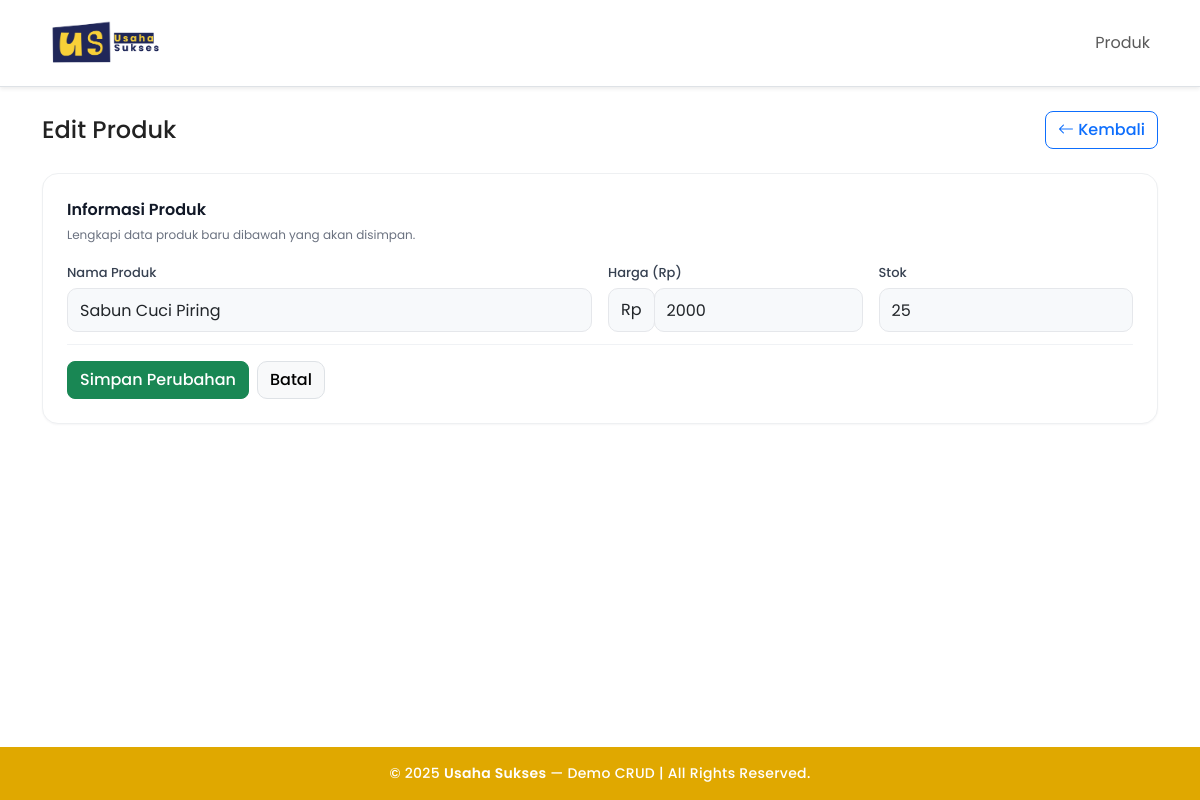
Page /index.php?page=products&action=edit&id=6 on the committed database.
### tables this page shows
CREATE TABLE `products` (
  `id` int(10) UNSIGNED NOT NULL,
  `name` varchar(120) NOT NULL,
  `price` int(10) UNSIGNED NOT NULL DEFAULT 0,
  `stock` int(11) NOT NULL DEFAULT 0,
  `created_at` timestamp NOT NULL DEFAULT current_timestamp()
);

### models/FunctionProduct.php (called while the page is built, shortened)
<?php
class FunctionProduct {
  private mysqli $db;
  public function __construct(mysqli $db) { $this->db = $db; }
  public function find(int $id): ?array {
    $stmt = $this->db->prepare("SELECT * FROM products WHERE id = ?");
    $stmt->bind_param('i', $id);
    $stmt->execute();
    $res = $stmt->get_result()->fetch_assoc();
    return $res ?: null;
  }
}

### functions.php (called while the page is built, shortened)
<?php
function base_url(string $path = ''): string {
  $prefix = rtrim(BASE_URL, '/');
  $path   = ltrim($path, '/');
  return $prefix . ($path ? "/$path" : '');
}

### views/products/form.php (the view, shortened to what this page needs)
<?php
$isEdit = isset($product['id']);
require __DIR__.'/../layouts/header.php';
?>
<div class="d-flex justify-content-between align-items-center mb-4">
  <h1 class="h4 mb-0"><?= $isEdit ? 'Edit Produk' : 'Tambah Produk' ?></h1>
  <a href="<?= base_url('index.php?page=products') ?>" class="btn btn-outline-primary">
    <i class="bi bi-arrow-left"></i> Kembali
  </a>
</div>
<form method="post" action="<?= base_url('index.php?page=products&action='.($isEdit?'update&id='.$product['id']:'store')) ?>">
  <div class="soft-card p-4 mb-3">
    <div class="section-title mb-1">Informasi Produk</div>
    <div class="help-text mb-3">Lengkapi data produk baru dibawah yang akan disimpan.</div>
    <div class="row g-3 input-compact">
      <div class="col-12 col-md-6">
        <label class="form-label">Nama Produk</label>
        <input
          type="text"
          name="name"
          class="form-control soft-input"
          required
          value="<?= htmlspecialchars($product['name'] ?? '') ?>"
          placeholder="Contoh: Sabun Mandi Usaha">
      </div>
      <div class="col-12 col-md-3">
        <label class="form-label">Harga (Rp)</label>
        <div class="input-group">
          <span class="input-group-text soft-input " style="border-radius:10px 10px 10px 10px;background:#f7f9fb;border:1px solid #e5e7eb;">Rp</span>
          <input
            type="number"
            name="price"
            class="form-control soft-input"
            min="0"
            required
            value="<?= (int)($product['price'] ?? 0) ?>"
            placeholder="0">
        </div>
      </div>
      <div class="col-12 col-md-3">
        <label class="form-label">Stok</label>
        <input
          type="number"
          name="stock"
          class="form-control soft-input"
          min="0"
          required
          value="<?= (int)($product['stock'] ?? 0) ?>"
          placeholder="0">
      </div>
    </div>
    <div class="card-divider"></div>
    <div class="d-flex gap-2 mt-3">
      <button class="btn btn-success"><?= $isEdit ? 'Simpan Perubahan' : 'Simpan' ?></button>
      <a class="btn btn-light border" href="<?= base_url('index.php?page=products') ?>">Batal</a>
    </div>
  </div>
</form>
<?php require __DIR__.'/../layouts/footer.php'; ?>

### assets/css/style.css (style rules this page uses)
html, body { height: 100%; }
body { display: flex; flex-direction: column; font-family: 'Poppins', sans-serif; background-color: #fff; color: #222; }
h1, h2, h3, h4, h5, h6, .navbar-brand { font-weight: 600; }
.btn { font-weight: 500; border-radius: 8px; }
.form-label { font-weight: 500; }
.soft-card { background: #fff; border: 1px solid #eef0f2; border-radius: 16px; box-shadow: 0 1px 2px rgba(16,24,40,.04); }
.section-title { font-weight: 600; font-size: 16px; color: #111827; }
.help-text { color: #6b7280; font-size: 12px; }
.soft-input { background: #f7f9fb !important; border: 1px solid #e5e7eb !important; border-radius: 10px !important; height: 44px; }
.input-compact .form-label { font-size: 13px; color: #374151; margin-bottom: .35rem; }
.card-divider { height: 1px; background: #f0f2f5; margin: 12px 0 16px; border-radius: 999px; }
.btn-light.border { border-radius: 10px; }

### rows in the picture
products: name "Sabun Cuci Piring", price "2000", stock "25"
